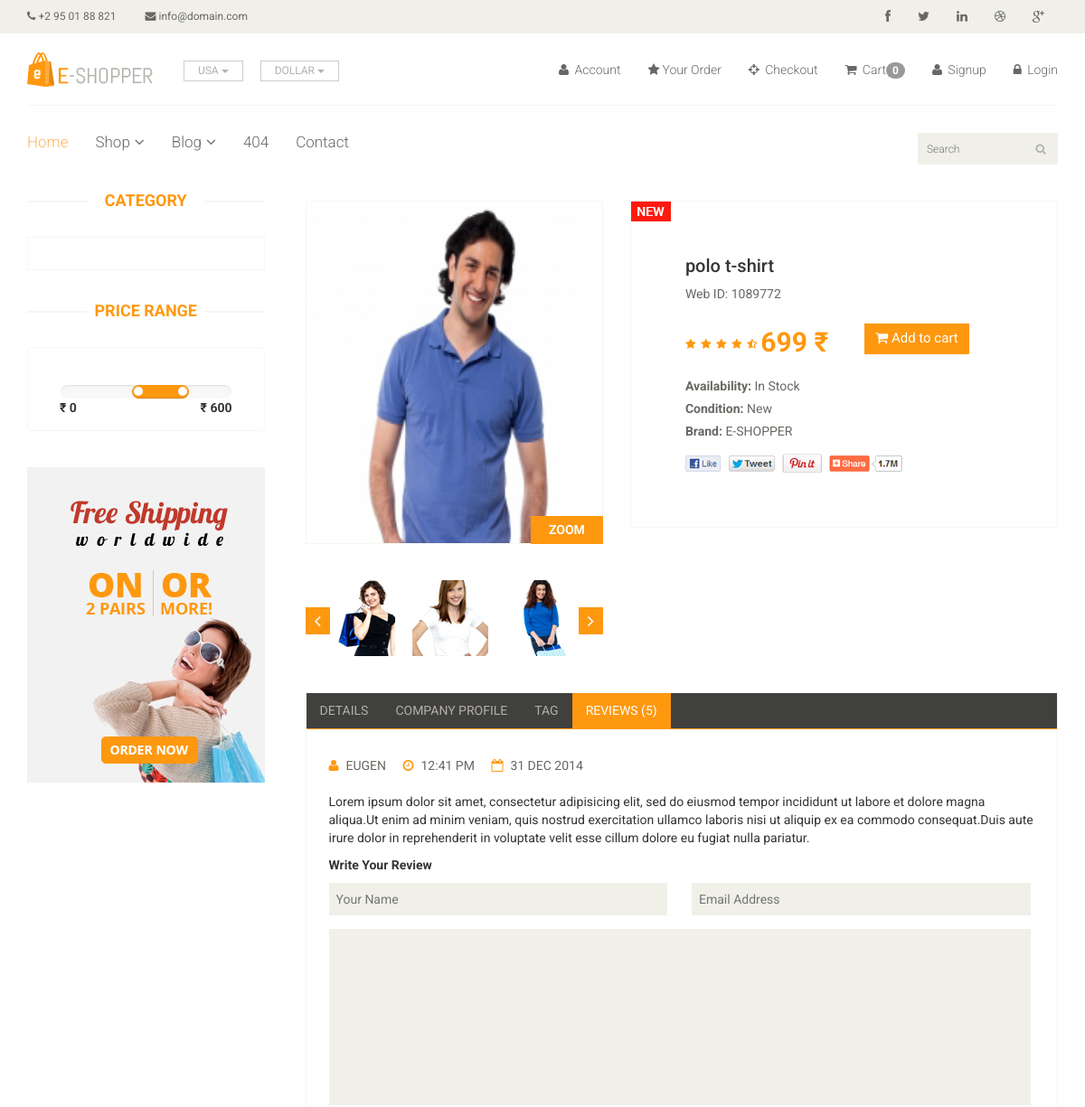
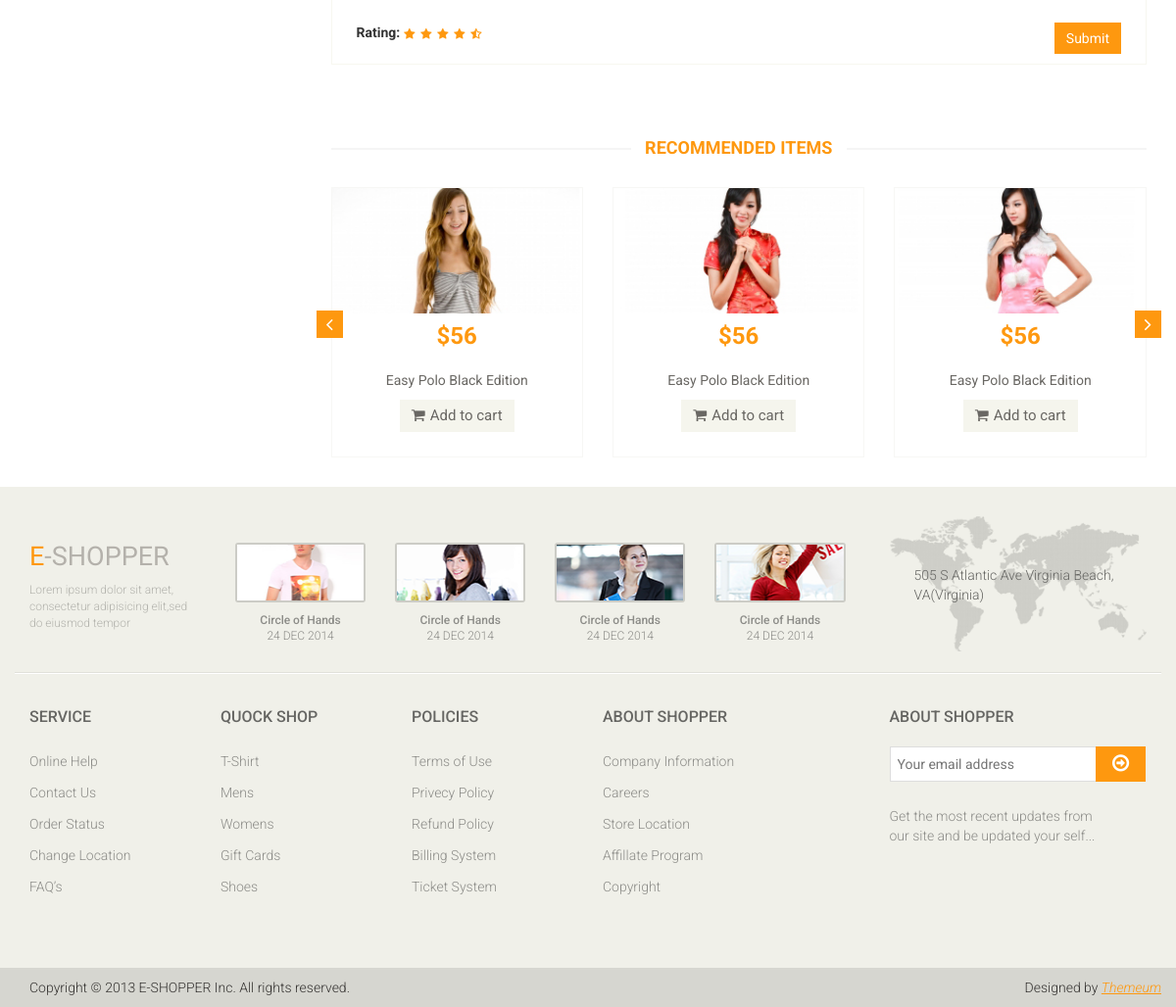
/product/1/, run on the app's committed database (2 pictures, top to bottom).
### ecom/models.py (models this page shows, shortened)
class Product(models.Model):
    Availability = (('In Stock', 'In Stock'),('Out Of Stock', 'Out Of Stock'))
    category = models.ForeignKey(Category, on_delete=models.CASCADE , null= False, default='')
    sub_category = models.ForeignKey(Sub_Category, on_delete=models.CASCADE, null= False, default='')
    image = models.ImageField(upload_to='mycom/pimg')
    name = models.CharField(max_length=100)
    price = models.IntegerField()
    Availability = models.CharField(choices=Availability, null=True, max_length=100)
    date = models.DateField(auto_now_add=True)

### ecom/views.py (the view)
# urls.py: path('product/<str:id>/', views.Product_Detail,name='product_detail'),
def Product_Detail(request, id):
    product= Product.objects.filter(id = id).first()
    context = {
        'product':product,
    }
    return render(request,'product_detail.html', context)

### ecom/templates/product_detail.html (shortened to what this page needs)
{% extends 'base.html' %}
{% load static %}
{% block content %}
<section>
    <div class="container">
        <div class="row">
            <div class="col-sm-3">
                <div class="left-sidebar">
                    <h2>Category</h2>
                    <div class="panel-group category-products" id="accordian">
                    </div>
                    <div class="price-range">
                        <h2>Price Range</h2>
                        <div class="well text-center">
                             <input type="text" class="span2" value="" data-slider-min="0" data-slider-max="600" data-slider-step="5" data-slider-value="[250,450]" id="sl2" ><br />
                             <b class="pull-left">₹ 0</b> <b class="pull-right">₹ 600</b>
                        </div>
                    </div>
                    <div class="shipping text-center">
                        <img src="{% static 'images/home/shipping.jpg' %}" alt="" />
                    </div>
                </div>
            </div>
            <div class="col-sm-9 padding-right">
                <div class="product-details">
                    <div class="col-sm-5">
                        <div class="view-product">
                            <img src="/{{product.image}}" alt="" />
                            <h3>ZOOM</h3>
                        </div>
                        <div id="similar-product" class="carousel slide" data-ride="carousel">
                                <div class="carousel-inner">
                                    <div class="item active">
                                      <a href=""><img src="images/product-details/similar1.jpg" alt=""></a>
                                      <a href=""><img src="images/product-details/similar2.jpg" alt=""></a>
                                      <a href=""><img src="images/product-details/similar3.jpg" alt=""></a>
                                    </div>
                                </div>
                              <a class="left item-control" href="#similar-product" data-slide="prev">
                                <i class="fa fa-angle-left"></i>
                              </a>
                              <a class="right item-control" href="#similar-product" data-slide="next">
                                <i class="fa fa-angle-right"></i>
                              </a>
                        </div>
                    </div>
                    <div class="col-sm-7">
                        <div class="product-information">
                            <img src="images/product-details/new.jpg" class="newarrival" alt="" />
                            <h2>{{product.name}}</h2>
                            <p>Web ID: 1089772</p>
                            <img src="images/product-details/rating.png" alt="" />
                            <span>
                                <span>{{product.price}} ₹</span>
                                <a href="{% url 'cart_add' product.id %}" type="button" class="btn btn-fefault cart">
                                    <i class="fa fa-shopping-cart"></i>
                                    Add to cart
                                </a>
                            </span>
                            <p><b>Availability:</b>  {{product.Availability}}</p>
                            <p><b>Condition:</b> New</p>
                            <p><b>Brand:</b> E-SHOPPER</p>
                            <a href=""><img src="images/product-details/share.png" class="share img-responsive"  alt="" /></a>
                        </div>
                    </div>
                </div>
                <div class="category-tab shop-details-tab">
                    <div class="col-sm-12">
                        <ul class="nav nav-tabs">
                            <li><a href="#details" data-toggle="tab">Details</a></li>
                            <li><a href="#companyprofile" data-toggle="tab">Company Profile</a></li>
                            <li><a href="#tag" data-toggle="tab">Tag</a></li>
                            <li class="active"><a href="#reviews" data-toggle="tab">Reviews (5)</a></li>
                        </ul>
                    </div>
                    <div class="tab-content">
                        <div class="tab-pane fade active in" id="reviews" >
                            <div class="col-sm-12">
                                <ul>
                                    <li><a href=""><i class="fa fa-user"></i>EUGEN</a></li>
                                    <li><a href=""><i class="fa fa-clock-o"></i>12:41 PM</a></li>
                                    <li><a href=""><i class="fa fa-calendar-o"></i>31 DEC 2014</a></li>
                                </ul>
                                <p>Lorem ipsum dolor sit amet, consectetur adipisicing elit, sed do eiusmod tempor incididunt ut labore et dolore magna aliqua.Ut enim ad minim veniam, quis nostrud exercitation ullamco laboris nisi ut aliquip ex ea commodo consequat.Duis aute irure dolor in reprehenderit in voluptate velit esse cillum dolore eu fugiat nulla pariatur.</p>
                                <p><b>Write Your Review</b></p>
                                <form action="#">
                                    <span>
                                        <input type="text" placeholder="Your Name"/>
                                        <input type="email" placeholder="Email Address"/>
                                    </span>
                                    <textarea name="" ></textarea>
                                    <b>Rating: </b> <img src="images/product-details/rating.png" alt="" />
                                    <button type="button" class="btn btn-default pull-right">
                                        Submit
                                    </button>
                                </form>
                            </div>
                        </div>
                    </div>
                </div>
                <div class="recommended_items">
                    <h2 class="title text-center">recommended items</h2>
                    <div id="recommended-item-carousel" class="carousel slide" data-ride="carousel">
                        <div class="carousel-inner">
                            <div class="item active">
                                <div class="col-sm-4">
                                    <div class="product-image-wrapper">
                                        <div class="single-products">
                                            <div class="productinfo text-center">
                                                <img src="images/home/recommend1.jpg" alt="" />
                                                <h2>$56</h2>
                                                <p>Easy Polo Black Edition</p>
                                                <button type="button" class="btn btn-default add-to-cart"><i class="fa fa-shopping-cart"></i>Add to cart</button>
                                            </div>
                                        </div>
                                    </div>
                                </div>
                                <div class="col-sm-4">
                                    <div class="product-image-wrapper">
                                        <div class="single-products">
                                            <div class="productinfo text-center">
                                                <img src="images/home/recommend2.jpg" alt="" />
                                                <h2>$56</h2>
                                                <p>Easy Polo Black Edition</p>
                                                <button type="button" class="btn btn-default add-to-cart"><i class="fa fa-shopping-cart"></i>Add to cart</button>
                                            </div>
                                        </div>
                                    </div>
                                </div>
                                <div class="col-sm-4">
                                    <div class="product-image-wrapper">
                                        <div class="single-products">
                                            <div class="productinfo text-center">
                                                <img src="images/home/recommend3.jpg" alt="" />
                                                <h2>$56</h2>
                                                <p>Easy Polo Black Edition</p>
                                                <button type="button" class="btn btn-default add-to-cart"><i class="fa fa-shopping-cart"></i>Add to cart</button>
                                            </div>
                                        </div>
                                    </div>
                                </div>
                            </div>
                        </div>
                         <a class="left recommended-item-control" href="#recommended-item-carousel" data-slide="prev">
                            <i class="fa fa-angle-left"></i>
                          </a>
                          <a class="right recommended-item-control" href="#recommended-item-carousel" data-slide="next">
                            <i class="fa fa-angle-right"></i>
                          </a>
                    </div>
                </div>
            </div>
        </div>
    </div>
</section>
{% endblock %}

### data on the page
Product: image (picture), name "polo t-shirt", price "699", Availability "In Stock"

### other printed values
{{ request.session.cart|length }} "0"
